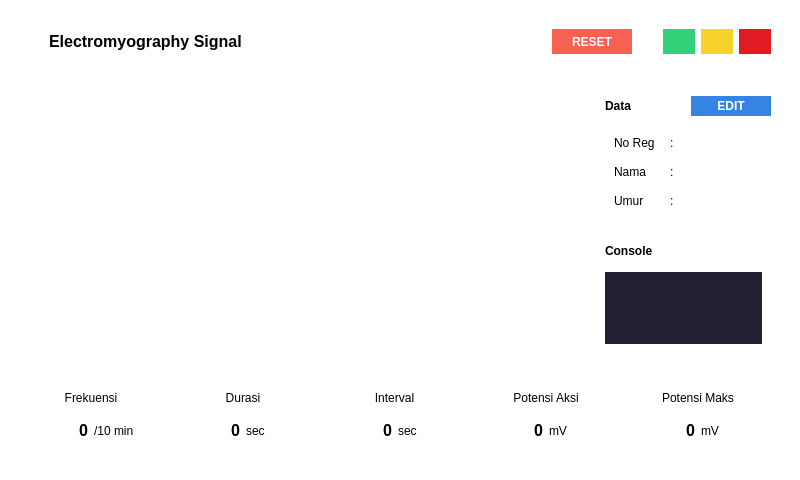
<?xml version="1.0" encoding="UTF-8"?>
<ui version="4.0">
 <class>MainWindow</class>
 <widget class="QMainWindow" name="MainWindow">
  <property name="geometry">
   <rect>
    <x>0</x>
    <y>0</y>
    <width>800</width>
    <height>480</height>
   </rect>
  </property>
  <property name="windowTitle">
   <string>MainWindow</string>
  </property>
  <property name="styleSheet">
   <string notr="true">background-color: rgb(255, 255, 255);</string>
  </property>
  <widget class="QWidget" name="centralwidget">
   <property name="styleSheet">
    <string notr="true">border:0</string>
   </property>
   <layout class="QVBoxLayout" name="verticalLayout">
    <item>
     <widget class="QFrame" name="frame_3">
      <property name="sizePolicy">
       <sizepolicy hsizetype="Preferred" vsizetype="Maximum">
        <horstretch>0</horstretch>
        <verstretch>0</verstretch>
       </sizepolicy>
      </property>
      <property name="maximumSize">
       <size>
        <width>16777215</width>
        <height>16777215</height>
       </size>
      </property>
      <property name="frameShape">
       <enum>QFrame::StyledPanel</enum>
      </property>
      <property name="frameShadow">
       <enum>QFrame::Raised</enum>
      </property>
      <layout class="QHBoxLayout" name="horizontalLayout_2">
       <property name="leftMargin">
        <number>40</number>
       </property>
       <property name="topMargin">
        <number>20</number>
       </property>
       <property name="rightMargin">
        <number>20</number>
       </property>
       <property name="bottomMargin">
        <number>0</number>
       </property>
       <item>
        <widget class="QLabel" name="label_4">
         <property name="maximumSize">
          <size>
           <width>16777215</width>
           <height>30</height>
          </size>
         </property>
         <property name="font">
          <font>
           <family>Ubuntu</family>
           <pointsize>12</pointsize>
           <weight>75</weight>
           <bold>true</bold>
           <kerning>false</kerning>
          </font>
         </property>
         <property name="text">
          <string>Electromyography Signal</string>
         </property>
         <property name="alignment">
          <set>Qt::AlignLeading|Qt::AlignLeft|Qt::AlignVCenter</set>
         </property>
        </widget>
       </item>
       <item>
        <widget class="QPushButton" name="btn_reset">
         <property name="sizePolicy">
          <sizepolicy hsizetype="Minimum" vsizetype="Minimum">
           <horstretch>0</horstretch>
           <verstretch>0</verstretch>
          </sizepolicy>
         </property>
         <property name="minimumSize">
          <size>
           <width>0</width>
           <height>20</height>
          </size>
         </property>
         <property name="maximumSize">
          <size>
           <width>80</width>
           <height>30</height>
          </size>
         </property>
         <property name="font">
          <font>
           <weight>75</weight>
           <bold>true</bold>
          </font>
         </property>
         <property name="styleSheet">
          <string notr="true">background-color: rgb(246, 97, 81);
color: rgb(255, 255, 255);</string>
         </property>
         <property name="text">
          <string>RESET</string>
         </property>
        </widget>
       </item>
       <item>
        <spacer name="horizontalSpacer">
         <property name="orientation">
          <enum>Qt::Horizontal</enum>
         </property>
         <property name="sizeType">
          <enum>QSizePolicy::Maximum</enum>
         </property>
         <property name="sizeHint" stdset="0">
          <size>
           <width>25</width>
           <height>20</height>
          </size>
         </property>
        </spacer>
       </item>
       <item>
        <widget class="QFrame" name="frame_2">
         <property name="sizePolicy">
          <sizepolicy hsizetype="Maximum" vsizetype="Maximum">
           <horstretch>0</horstretch>
           <verstretch>0</verstretch>
          </sizepolicy>
         </property>
         <property name="minimumSize">
          <size>
           <width>50</width>
           <height>0</height>
          </size>
         </property>
         <property name="maximumSize">
          <size>
           <width>16777215</width>
           <height>16777215</height>
          </size>
         </property>
         <property name="frameShape">
          <enum>QFrame::StyledPanel</enum>
         </property>
         <property name="frameShadow">
          <enum>QFrame::Raised</enum>
         </property>
         <layout class="QHBoxLayout" name="horizontalLayout_3">
          <property name="leftMargin">
           <number>0</number>
          </property>
          <property name="topMargin">
           <number>0</number>
          </property>
          <property name="rightMargin">
           <number>0</number>
          </property>
          <property name="bottomMargin">
           <number>0</number>
          </property>
          <item>
           <widget class="QPushButton" name="btn_green">
            <property name="minimumSize">
             <size>
              <width>25</width>
              <height>25</height>
             </size>
            </property>
            <property name="styleSheet">
             <string notr="true">background-color: rgb(51, 209, 122);
color: rgb(255, 255, 255);</string>
            </property>
            <property name="text">
             <string/>
            </property>
           </widget>
          </item>
          <item>
           <widget class="QPushButton" name="btn_yellow">
            <property name="minimumSize">
             <size>
              <width>25</width>
              <height>25</height>
             </size>
            </property>
            <property name="font">
             <font>
              <weight>75</weight>
              <bold>true</bold>
             </font>
            </property>
            <property name="styleSheet">
             <string notr="true">background-color: rgb(246, 211, 45);
color: rgb(255, 255, 255);</string>
            </property>
            <property name="text">
             <string/>
            </property>
           </widget>
          </item>
          <item>
           <widget class="QPushButton" name="btn_red">
            <property name="sizePolicy">
             <sizepolicy hsizetype="Minimum" vsizetype="Fixed">
              <horstretch>0</horstretch>
              <verstretch>0</verstretch>
             </sizepolicy>
            </property>
            <property name="minimumSize">
             <size>
              <width>25</width>
              <height>25</height>
             </size>
            </property>
            <property name="font">
             <font>
              <weight>75</weight>
              <bold>true</bold>
             </font>
            </property>
            <property name="styleSheet">
             <string notr="true">background-color: rgb(224, 27, 36);
color: rgb(255, 255, 255);</string>
            </property>
            <property name="text">
             <string/>
            </property>
           </widget>
          </item>
         </layout>
        </widget>
       </item>
      </layout>
     </widget>
    </item>
    <item>
     <widget class="QFrame" name="frame_4">
      <property name="frameShape">
       <enum>QFrame::StyledPanel</enum>
      </property>
      <property name="frameShadow">
       <enum>QFrame::Raised</enum>
      </property>
      <layout class="QHBoxLayout" name="horizontalLayout_5">
       <property name="rightMargin">
        <number>20</number>
       </property>
       <item>
        <widget class="QWidget" name="chart_widget" native="true"/>
       </item>
       <item>
        <widget class="QFrame" name="frame_7">
         <property name="sizePolicy">
          <sizepolicy hsizetype="Maximum" vsizetype="Preferred">
           <horstretch>0</horstretch>
           <verstretch>0</verstretch>
          </sizepolicy>
         </property>
         <property name="minimumSize">
          <size>
           <width>175</width>
           <height>0</height>
          </size>
         </property>
         <property name="maximumSize">
          <size>
           <width>16777215</width>
           <height>16777215</height>
          </size>
         </property>
         <property name="frameShape">
          <enum>QFrame::StyledPanel</enum>
         </property>
         <property name="frameShadow">
          <enum>QFrame::Raised</enum>
         </property>
         <layout class="QVBoxLayout" name="verticalLayout_2">
          <property name="leftMargin">
           <number>0</number>
          </property>
          <property name="rightMargin">
           <number>0</number>
          </property>
          <property name="bottomMargin">
           <number>0</number>
          </property>
          <item>
           <widget class="QFrame" name="frame_8">
            <property name="frameShape">
             <enum>QFrame::StyledPanel</enum>
            </property>
            <property name="frameShadow">
             <enum>QFrame::Raised</enum>
            </property>
            <layout class="QVBoxLayout" name="verticalLayout_4">
             <property name="rightMargin">
              <number>0</number>
             </property>
             <item>
              <widget class="QFrame" name="frame_9">
               <property name="frameShape">
                <enum>QFrame::StyledPanel</enum>
               </property>
               <property name="frameShadow">
                <enum>QFrame::Raised</enum>
               </property>
               <layout class="QHBoxLayout" name="horizontalLayout_12">
                <property name="leftMargin">
                 <number>0</number>
                </property>
                <property name="rightMargin">
                 <number>0</number>
                </property>
                <item>
                 <widget class="QLabel" name="label">
                  <property name="maximumSize">
                   <size>
                    <width>16777215</width>
                    <height>30</height>
                   </size>
                  </property>
                  <property name="font">
                   <font>
                    <weight>75</weight>
                    <bold>true</bold>
                   </font>
                  </property>
                  <property name="text">
                   <string>Data</string>
                  </property>
                 </widget>
                </item>
                <item>
                 <widget class="QPushButton" name="btn_edit">
                  <property name="sizePolicy">
                   <sizepolicy hsizetype="Minimum" vsizetype="Minimum">
                    <horstretch>0</horstretch>
                    <verstretch>0</verstretch>
                   </sizepolicy>
                  </property>
                  <property name="minimumSize">
                   <size>
                    <width>0</width>
                    <height>20</height>
                   </size>
                  </property>
                  <property name="maximumSize">
                   <size>
                    <width>80</width>
                    <height>16777215</height>
                   </size>
                  </property>
                  <property name="font">
                   <font>
                    <weight>75</weight>
                    <bold>true</bold>
                   </font>
                  </property>
                  <property name="styleSheet">
                   <string notr="true">background-color: rgb(53, 132, 228);
color: rgb(255, 255, 255);</string>
                  </property>
                  <property name="text">
                   <string>EDIT</string>
                  </property>
                  <property name="iconSize">
                   <size>
                    <width>18</width>
                    <height>18</height>
                   </size>
                  </property>
                 </widget>
                </item>
               </layout>
              </widget>
             </item>
             <item>
              <widget class="QFrame" name="frame_15">
               <property name="maximumSize">
                <size>
                 <width>16777215</width>
                 <height>25</height>
                </size>
               </property>
               <property name="frameShape">
                <enum>QFrame::StyledPanel</enum>
               </property>
               <property name="frameShadow">
                <enum>QFrame::Raised</enum>
               </property>
               <layout class="QHBoxLayout" name="horizontalLayout_9">
                <property name="topMargin">
                 <number>0</number>
                </property>
                <property name="bottomMargin">
                 <number>0</number>
                </property>
                <item>
                 <widget class="QLabel" name="label_12">
                  <property name="maximumSize">
                   <size>
                    <width>50</width>
                    <height>16777215</height>
                   </size>
                  </property>
                  <property name="font">
                   <font>
                    <pointsize>9</pointsize>
                   </font>
                  </property>
                  <property name="text">
                   <string>No Reg</string>
                  </property>
                 </widget>
                </item>
                <item>
                 <widget class="QLabel" name="label_14">
                  <property name="maximumSize">
                   <size>
                    <width>20</width>
                    <height>16777215</height>
                   </size>
                  </property>
                  <property name="font">
                   <font>
                    <pointsize>9</pointsize>
                   </font>
                  </property>
                  <property name="text">
                   <string>:</string>
                  </property>
                 </widget>
                </item>
                <item>
                 <widget class="QLabel" name="label_noreg">
                  <property name="font">
                   <font>
                    <pointsize>9</pointsize>
                   </font>
                  </property>
                  <property name="text">
                   <string/>
                  </property>
                 </widget>
                </item>
               </layout>
              </widget>
             </item>
             <item>
              <widget class="QFrame" name="frame_13">
               <property name="maximumSize">
                <size>
                 <width>16777215</width>
                 <height>25</height>
                </size>
               </property>
               <property name="frameShape">
                <enum>QFrame::StyledPanel</enum>
               </property>
               <property name="frameShadow">
                <enum>QFrame::Raised</enum>
               </property>
               <layout class="QHBoxLayout" name="horizontalLayout_7">
                <property name="topMargin">
                 <number>0</number>
                </property>
                <property name="bottomMargin">
                 <number>0</number>
                </property>
                <item>
                 <widget class="QLabel" name="label_7">
                  <property name="maximumSize">
                   <size>
                    <width>50</width>
                    <height>16777215</height>
                   </size>
                  </property>
                  <property name="font">
                   <font>
                    <pointsize>9</pointsize>
                   </font>
                  </property>
                  <property name="text">
                   <string>Nama</string>
                  </property>
                 </widget>
                </item>
                <item>
                 <widget class="QLabel" name="label_15">
                  <property name="maximumSize">
                   <size>
                    <width>20</width>
                    <height>16777215</height>
                   </size>
                  </property>
                  <property name="font">
                   <font>
                    <pointsize>9</pointsize>
                   </font>
                  </property>
                  <property name="text">
                   <string>:</string>
                  </property>
                 </widget>
                </item>
                <item>
                 <widget class="QLabel" name="label_nama">
                  <property name="font">
                   <font>
                    <pointsize>9</pointsize>
                   </font>
                  </property>
                  <property name="text">
                   <string/>
                  </property>
                 </widget>
                </item>
               </layout>
              </widget>
             </item>
             <item>
              <widget class="QFrame" name="frame_14">
               <property name="maximumSize">
                <size>
                 <width>16777215</width>
                 <height>25</height>
                </size>
               </property>
               <property name="frameShape">
                <enum>QFrame::StyledPanel</enum>
               </property>
               <property name="frameShadow">
                <enum>QFrame::Raised</enum>
               </property>
               <layout class="QHBoxLayout" name="horizontalLayout_8">
                <property name="topMargin">
                 <number>0</number>
                </property>
                <property name="bottomMargin">
                 <number>0</number>
                </property>
                <item>
                 <widget class="QLabel" name="label_9">
                  <property name="maximumSize">
                   <size>
                    <width>50</width>
                    <height>16777215</height>
                   </size>
                  </property>
                  <property name="font">
                   <font>
                    <pointsize>9</pointsize>
                   </font>
                  </property>
                  <property name="text">
                   <string>Umur</string>
                  </property>
                 </widget>
                </item>
                <item>
                 <widget class="QLabel" name="label_16">
                  <property name="maximumSize">
                   <size>
                    <width>20</width>
                    <height>16777215</height>
                   </size>
                  </property>
                  <property name="font">
                   <font>
                    <pointsize>9</pointsize>
                   </font>
                  </property>
                  <property name="text">
                   <string>:</string>
                  </property>
                 </widget>
                </item>
                <item>
                 <widget class="QLabel" name="label_umur">
                  <property name="font">
                   <font>
                    <pointsize>9</pointsize>
                   </font>
                  </property>
                  <property name="text">
                   <string/>
                  </property>
                 </widget>
                </item>
               </layout>
              </widget>
             </item>
            </layout>
           </widget>
          </item>
          <item>
           <widget class="QFrame" name="frame_10">
            <property name="frameShape">
             <enum>QFrame::StyledPanel</enum>
            </property>
            <property name="frameShadow">
             <enum>QFrame::Raised</enum>
            </property>
            <layout class="QVBoxLayout" name="verticalLayout_5">
             <property name="bottomMargin">
              <number>25</number>
             </property>
             <item>
              <widget class="QLabel" name="label_17">
               <property name="maximumSize">
                <size>
                 <width>16777215</width>
                 <height>30</height>
                </size>
               </property>
               <property name="font">
                <font>
                 <weight>75</weight>
                 <bold>true</bold>
                </font>
               </property>
               <property name="text">
                <string>Console</string>
               </property>
              </widget>
             </item>
             <item>
              <widget class="QFrame" name="frame_11">
               <property name="minimumSize">
                <size>
                 <width>0</width>
                 <height>0</height>
                </size>
               </property>
               <property name="styleSheet">
                <string notr="true">background-color: rgb(36, 31, 49);</string>
               </property>
               <property name="frameShape">
                <enum>QFrame::StyledPanel</enum>
               </property>
               <property name="frameShadow">
                <enum>QFrame::Raised</enum>
               </property>
               <layout class="QHBoxLayout" name="horizontalLayout_6">
                <property name="leftMargin">
                 <number>10</number>
                </property>
                <property name="topMargin">
                 <number>10</number>
                </property>
                <property name="rightMargin">
                 <number>10</number>
                </property>
                <property name="bottomMargin">
                 <number>10</number>
                </property>
                <item>
                 <widget class="QLabel" name="console">
                  <property name="sizePolicy">
                   <sizepolicy hsizetype="Preferred" vsizetype="Preferred">
                    <horstretch>0</horstretch>
                    <verstretch>0</verstretch>
                   </sizepolicy>
                  </property>
                  <property name="minimumSize">
                   <size>
                    <width>0</width>
                    <height>0</height>
                   </size>
                  </property>
                  <property name="maximumSize">
                   <size>
                    <width>125</width>
                    <height>16777215</height>
                   </size>
                  </property>
                  <property name="font">
                   <font>
                    <pointsize>9</pointsize>
                   </font>
                  </property>
                  <property name="styleSheet">
                   <string notr="true">color: rgb(255, 255, 255);</string>
                  </property>
                  <property name="text">
                   <string/>
                  </property>
                  <property name="alignment">
                   <set>Qt::AlignLeading|Qt::AlignLeft|Qt::AlignTop</set>
                  </property>
                  <property name="wordWrap">
                   <bool>true</bool>
                  </property>
                 </widget>
                </item>
               </layout>
              </widget>
             </item>
            </layout>
           </widget>
          </item>
         </layout>
        </widget>
       </item>
      </layout>
     </widget>
    </item>
    <item>
     <widget class="QFrame" name="frame">
      <property name="maximumSize">
       <size>
        <width>16777215</width>
        <height>65</height>
       </size>
      </property>
      <property name="styleSheet">
       <string notr="true"/>
      </property>
      <property name="frameShape">
       <enum>QFrame::StyledPanel</enum>
      </property>
      <property name="frameShadow">
       <enum>QFrame::Raised</enum>
      </property>
      <layout class="QHBoxLayout" name="horizontalLayout">
       <property name="topMargin">
        <number>0</number>
       </property>
       <property name="rightMargin">
        <number>20</number>
       </property>
       <property name="bottomMargin">
        <number>0</number>
       </property>
       <item>
        <widget class="QFrame" name="frame_12">
         <property name="frameShape">
          <enum>QFrame::StyledPanel</enum>
         </property>
         <property name="frameShadow">
          <enum>QFrame::Raised</enum>
         </property>
         <layout class="QVBoxLayout" name="verticalLayout_28">
          <property name="spacing">
           <number>0</number>
          </property>
          <property name="topMargin">
           <number>0</number>
          </property>
          <property name="bottomMargin">
           <number>0</number>
          </property>
          <item>
           <widget class="QLabel" name="label_11">
            <property name="text">
             <string>Frekuensi</string>
            </property>
            <property name="alignment">
             <set>Qt::AlignCenter</set>
            </property>
           </widget>
          </item>
          <item>
           <widget class="QFrame" name="frame_64">
            <property name="frameShape">
             <enum>QFrame::StyledPanel</enum>
            </property>
            <property name="frameShadow">
             <enum>QFrame::Raised</enum>
            </property>
            <layout class="QHBoxLayout" name="horizontalLayout_10">
             <property name="topMargin">
              <number>9</number>
             </property>
             <property name="bottomMargin">
              <number>9</number>
             </property>
             <item>
              <widget class="QLabel" name="var_frequency">
               <property name="font">
                <font>
                 <pointsize>12</pointsize>
                 <weight>75</weight>
                 <bold>true</bold>
                </font>
               </property>
               <property name="text">
                <string>0</string>
               </property>
               <property name="alignment">
                <set>Qt::AlignRight|Qt::AlignTrailing|Qt::AlignVCenter</set>
               </property>
              </widget>
             </item>
             <item>
              <widget class="QLabel" name="label_66">
               <property name="text">
                <string>/10 min</string>
               </property>
              </widget>
             </item>
            </layout>
           </widget>
          </item>
         </layout>
        </widget>
       </item>
       <item>
        <widget class="QFrame" name="frame_5">
         <property name="frameShape">
          <enum>QFrame::StyledPanel</enum>
         </property>
         <property name="frameShadow">
          <enum>QFrame::Raised</enum>
         </property>
         <layout class="QVBoxLayout" name="verticalLayout_7">
          <property name="spacing">
           <number>0</number>
          </property>
          <property name="topMargin">
           <number>0</number>
          </property>
          <property name="bottomMargin">
           <number>0</number>
          </property>
          <item>
           <widget class="QLabel" name="label_2">
            <property name="text">
             <string>Durasi</string>
            </property>
            <property name="alignment">
             <set>Qt::AlignCenter</set>
            </property>
           </widget>
          </item>
          <item>
           <widget class="QFrame" name="frame_17">
            <property name="frameShape">
             <enum>QFrame::StyledPanel</enum>
            </property>
            <property name="frameShadow">
             <enum>QFrame::Raised</enum>
            </property>
            <layout class="QHBoxLayout" name="horizontalLayout_4">
             <property name="topMargin">
              <number>9</number>
             </property>
             <property name="bottomMargin">
              <number>9</number>
             </property>
             <item>
              <widget class="QLabel" name="var_duration">
               <property name="font">
                <font>
                 <pointsize>12</pointsize>
                 <weight>75</weight>
                 <bold>true</bold>
                </font>
               </property>
               <property name="text">
                <string>0</string>
               </property>
               <property name="alignment">
                <set>Qt::AlignRight|Qt::AlignTrailing|Qt::AlignVCenter</set>
               </property>
              </widget>
             </item>
             <item>
              <widget class="QLabel" name="label_20">
               <property name="text">
                <string>sec</string>
               </property>
              </widget>
             </item>
            </layout>
           </widget>
          </item>
         </layout>
        </widget>
       </item>
       <item>
        <widget class="QFrame" name="frame_6">
         <property name="frameShape">
          <enum>QFrame::StyledPanel</enum>
         </property>
         <property name="frameShadow">
          <enum>QFrame::Raised</enum>
         </property>
         <layout class="QVBoxLayout" name="verticalLayout_9">
          <property name="spacing">
           <number>0</number>
          </property>
          <property name="topMargin">
           <number>0</number>
          </property>
          <property name="bottomMargin">
           <number>0</number>
          </property>
          <item>
           <widget class="QLabel" name="label_5">
            <property name="text">
             <string>Interval</string>
            </property>
            <property name="alignment">
             <set>Qt::AlignCenter</set>
            </property>
           </widget>
          </item>
          <item>
           <widget class="QFrame" name="frame_21">
            <property name="frameShape">
             <enum>QFrame::StyledPanel</enum>
            </property>
            <property name="frameShadow">
             <enum>QFrame::Raised</enum>
            </property>
            <layout class="QHBoxLayout" name="horizontalLayout_11">
             <property name="topMargin">
              <number>9</number>
             </property>
             <property name="bottomMargin">
              <number>9</number>
             </property>
             <item>
              <widget class="QLabel" name="var_interval">
               <property name="font">
                <font>
                 <pointsize>12</pointsize>
                 <weight>75</weight>
                 <bold>true</bold>
                </font>
               </property>
               <property name="text">
                <string>0</string>
               </property>
               <property name="alignment">
                <set>Qt::AlignRight|Qt::AlignTrailing|Qt::AlignVCenter</set>
               </property>
              </widget>
             </item>
             <item>
              <widget class="QLabel" name="label_23">
               <property name="text">
                <string>sec</string>
               </property>
              </widget>
             </item>
            </layout>
           </widget>
          </item>
         </layout>
        </widget>
       </item>
       <item>
        <widget class="QFrame" name="frame_54">
         <property name="frameShape">
          <enum>QFrame::StyledPanel</enum>
         </property>
         <property name="frameShadow">
          <enum>QFrame::Raised</enum>
         </property>
         <layout class="QVBoxLayout" name="verticalLayout_22">
          <property name="spacing">
           <number>0</number>
          </property>
          <property name="topMargin">
           <number>0</number>
          </property>
          <property name="bottomMargin">
           <number>0</number>
          </property>
          <item>
           <widget class="QLabel" name="label_59">
            <property name="text">
             <string>Potensi Aksi</string>
            </property>
            <property name="alignment">
             <set>Qt::AlignCenter</set>
            </property>
           </widget>
          </item>
          <item>
           <widget class="QFrame" name="frame_55">
            <property name="frameShape">
             <enum>QFrame::StyledPanel</enum>
            </property>
            <property name="frameShadow">
             <enum>QFrame::Raised</enum>
            </property>
            <layout class="QHBoxLayout" name="horizontalLayout_39">
             <property name="topMargin">
              <number>9</number>
             </property>
             <property name="bottomMargin">
              <number>9</number>
             </property>
             <item>
              <widget class="QLabel" name="var_actPotent">
               <property name="font">
                <font>
                 <pointsize>12</pointsize>
                 <weight>75</weight>
                 <bold>true</bold>
                </font>
               </property>
               <property name="text">
                <string>0</string>
               </property>
               <property name="alignment">
                <set>Qt::AlignRight|Qt::AlignTrailing|Qt::AlignVCenter</set>
               </property>
              </widget>
             </item>
             <item>
              <widget class="QLabel" name="label_61">
               <property name="text">
                <string>mV</string>
               </property>
              </widget>
             </item>
            </layout>
           </widget>
          </item>
         </layout>
        </widget>
       </item>
       <item>
        <widget class="QFrame" name="frame_29">
         <property name="frameShape">
          <enum>QFrame::StyledPanel</enum>
         </property>
         <property name="frameShadow">
          <enum>QFrame::Raised</enum>
         </property>
         <layout class="QVBoxLayout" name="verticalLayout_13">
          <property name="spacing">
           <number>0</number>
          </property>
          <property name="topMargin">
           <number>0</number>
          </property>
          <property name="bottomMargin">
           <number>0</number>
          </property>
          <item>
           <widget class="QLabel" name="label_32">
            <property name="text">
             <string>Potensi Maks</string>
            </property>
            <property name="alignment">
             <set>Qt::AlignCenter</set>
            </property>
           </widget>
          </item>
          <item>
           <widget class="QFrame" name="frame_30">
            <property name="frameShape">
             <enum>QFrame::StyledPanel</enum>
            </property>
            <property name="frameShadow">
             <enum>QFrame::Raised</enum>
            </property>
            <layout class="QHBoxLayout" name="horizontalLayout_21">
             <property name="topMargin">
              <number>9</number>
             </property>
             <property name="bottomMargin">
              <number>9</number>
             </property>
             <item>
              <widget class="QLabel" name="var_maxPotent">
               <property name="font">
                <font>
                 <pointsize>12</pointsize>
                 <weight>75</weight>
                 <bold>true</bold>
                </font>
               </property>
               <property name="text">
                <string>0</string>
               </property>
               <property name="alignment">
                <set>Qt::AlignRight|Qt::AlignTrailing|Qt::AlignVCenter</set>
               </property>
              </widget>
             </item>
             <item>
              <widget class="QLabel" name="label_34">
               <property name="text">
                <string>mV</string>
               </property>
              </widget>
             </item>
            </layout>
           </widget>
          </item>
         </layout>
        </widget>
       </item>
      </layout>
     </widget>
    </item>
   </layout>
  </widget>
  <widget class="QStatusBar" name="statusBar"/>
 </widget>
 <resources>
  <include location="src/resource.qrc"/>
 </resources>
 <connections/>
</ui>
